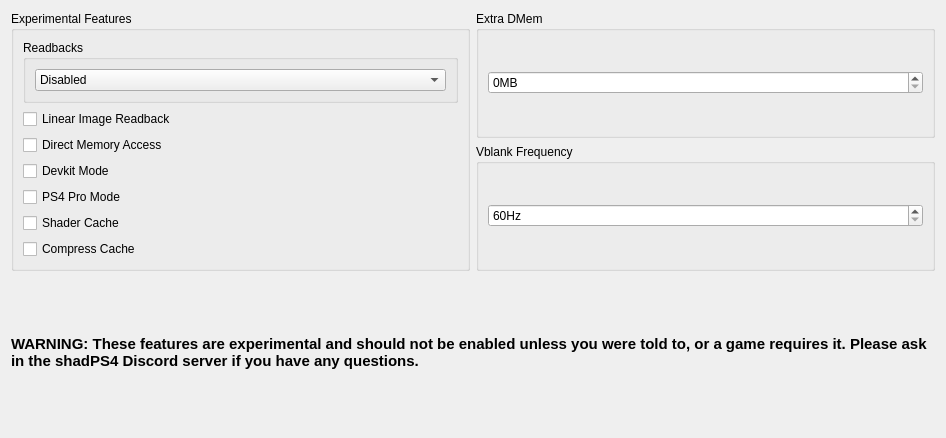
      <widget class="QWidget" name="experimentalTabContents">
       <property name="geometry">
        <rect>
         <x>0</x>
         <y>0</y>
         <width>946</width>
         <height>438</height>
        </rect>
       </property>
       <property name="sizePolicy">
        <sizepolicy hsizetype="Preferred" vsizetype="Maximum">
         <horstretch>0</horstretch>
         <verstretch>0</verstretch>
        </sizepolicy>
       </property>
       <layout class="QVBoxLayout" name="debugTabVLayout2" stretch="0">
        <item>
         <layout class="QVBoxLayout" name="experimentalVLayout">
          <item>
           <layout class="QHBoxLayout" name="experimentalHLayout">
            <item>
             <widget class="QGroupBox" name="experimentalGroupBox">
              <property name="sizePolicy">
               <sizepolicy hsizetype="Preferred" vsizetype="Preferred">
                <horstretch>0</horstretch>
                <verstretch>0</verstretch>
               </sizepolicy>
              </property>
              <property name="title">
               <string>Experimental Features</string>
              </property>
              <layout class="QVBoxLayout" name="verticalLayout_3">
               <property name="spacing">
                <number>6</number>
               </property>
               <property name="leftMargin">
                <number>9</number>
               </property>
               <property name="topMargin">
                <number>9</number>
               </property>
               <property name="rightMargin">
                <number>9</number>
               </property>
               <property name="bottomMargin">
                <number>9</number>
               </property>
               <item>
                <widget class="QGroupBox" name="readbacksGroupBox">
                 <property name="title">
                  <string>Readbacks</string>
                 </property>
                 <layout class="QVBoxLayout" name="verticalLayout_7">
                  <item>
                   <widget class="QComboBox" name="readbacksModeComboBox">
                    <item>
                     <property name="text">
                      <string>Disabled</string>
                     </property>
                    </item>
                    <item>
                     <property name="text">
                      <string>Relaxed</string>
                     </property>
                    </item>
                    <item>
                     <property name="text">
                      <string>Precise</string>
                     </property>
                    </item>
                   </widget>
                  </item>
                 </layout>
                </widget>
               </item>
               <item>
                <widget class="QCheckBox" name="readbackLinearImagesCheckBox">
                 <property name="text">
                  <string>Linear Image Readback</string>
                 </property>
                </widget>
               </item>
               <item>
                <widget class="QCheckBox" name="dmaCheckBox">
                 <property name="text">
                  <string>Direct Memory Access</string>
                 </property>
                </widget>
               </item>
               <item>
                <widget class="QCheckBox" name="devkitCheckBox">
                 <property name="text">
                  <string>Devkit Mode</string>
                 </property>
                </widget>
               </item>
               <item>
                <widget class="QCheckBox" name="neoCheckBox">
                 <property name="text">
                  <string>PS4 Pro Mode</string>
                 </property>
                </widget>
               </item>
               <item>
                <widget class="QCheckBox" name="shaderCacheCheckBox">
                 <property name="text">
                  <string>Shader Cache</string>
                 </property>
                </widget>
               </item>
               <item>
                <widget class="QCheckBox" name="shaderCacheArchiveCheckBox">
                 <property name="text">
                  <string>Compress Cache</string>
                 </property>
                </widget>
               </item>
              </layout>
             </widget>
            </item>
            <item>
             <layout class="QVBoxLayout" name="verticalLayout_10">
              <item>
               <widget class="QGroupBox" name="dmemGroupBox">
                <property name="title">
                 <string>Extra DMem</string>
                </property>
                <layout class="QVBoxLayout" name="verticalLayout_4">
                 <item>
                  <widget class="QSpinBox" name="dmemSpinBox">
                   <property name="frame">
                    <bool>true</bool>
                   </property>
                   <property name="alignment">
                    <set>Qt::AlignmentFlag::AlignLeading|Qt::AlignmentFlag::AlignLeft|Qt::AlignmentFlag::AlignVCenter</set>
                   </property>
                   <property name="specialValueText">
                    <string/>
                   </property>
                   <property name="accelerated">
                    <bool>true</bool>
                   </property>
                   <property name="correctionMode">
                    <enum>QAbstractSpinBox::CorrectionMode::CorrectToNearestValue</enum>
                   </property>
                   <property name="keyboardTracking">
                    <bool>false</bool>
                   </property>
                   <property name="suffix">
                    <string notr="true">MB</string>
                   </property>
                   <property name="minimum">
                    <number>0</number>
                   </property>
                   <property name="maximum">
                    <number>100000</number>
                   </property>
                   <property name="value">
                    <number>0</number>
                   </property>
                  </widget>
                 </item>
                </layout>
               </widget>
              </item>
              <item>
               <widget class="QGroupBox" name="heightDivider">
                <property name="title">
                 <string>Vblank Frequency</string>
                </property>
                <layout class="QVBoxLayout" name="vblankLayout">
                 <item>
                  <widget class="QSpinBox" name="vblankSpinBox">
                   <property name="frame">
                    <bool>true</bool>
                   </property>
                   <property name="alignment">
                    <set>Qt::AlignmentFlag::AlignLeading|Qt::AlignmentFlag::AlignLeft|Qt::AlignmentFlag::AlignVCenter</set>
                   </property>
                   <property name="specialValueText">
                    <string/>
                   </property>
                   <property name="accelerated">
                    <bool>true</bool>
                   </property>
                   <property name="correctionMode">
                    <enum>QAbstractSpinBox::CorrectionMode::CorrectToNearestValue</enum>
                   </property>
                   <property name="keyboardTracking">
                    <bool>false</bool>
                   </property>
                   <property name="suffix">
                    <string notr="true">Hz</string>
                   </property>
                   <property name="minimum">
                    <number>60</number>
                   </property>
                   <property name="maximum">
                    <number>9999</number>
                   </property>
                   <property name="value">
                    <number>60</number>
                   </property>
                  </widget>
                 </item>
                </layout>
               </widget>
              </item>
             </layout>
            </item>
           </layout>
          </item>
          <item>
           <layout class="QHBoxLayout" name="horizontalLayout_11">
            <item>
             <widget class="QLabel" name="ExperimentalLabel">
              <property name="sizeIncrement">
               <size>
                <width>0</width>
                <height>0</height>
               </size>
              </property>
              <property name="baseSize">
               <size>
                <width>0</width>
                <height>0</height>
               </size>
              </property>
              <property name="font">
               <font>
                <pointsize>11</pointsize>
                <bold>true</bold>
               </font>
              </property>
              <property name="text">
               <string>WARNING: These features are experimental and should not be enabled unless you were told to, or a game requires it. Please ask in the shadPS4 Discord server if you have any questions.</string>
              </property>
              <property name="scaledContents">
               <bool>false</bool>
              </property>
              <property name="alignment">
               <set>Qt::AlignmentFlag::AlignLeading|Qt::AlignmentFlag::AlignLeft|Qt::AlignmentFlag::AlignVCenter</set>
              </property>
              <property name="wordWrap">
               <bool>true</bool>
              </property>
              <property name="margin">
               <number>20</number>
              </property>
              <property name="indent">
               <number>-1</number>
              </property>
             </widget>
            </item>
           </layout>
          </item>
         </layout>
        </item>
       </layout>
      </widget>
